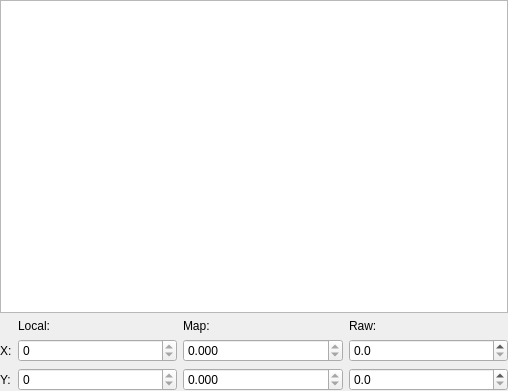
<?xml version="1.0" encoding="UTF-8"?>
<ui version="4.0">
 <class>GcpWidget</class>
 <widget class="QWidget" name="GcpWidget">
  <property name="geometry">
   <rect>
    <x>0</x>
    <y>0</y>
    <width>508</width>
    <height>391</height>
   </rect>
  </property>
  <property name="windowTitle">
   <string>Form</string>
  </property>
  <layout class="QVBoxLayout" name="verticalLayout">
   <property name="margin">
    <number>0</number>
   </property>
   <item>
    <widget class="GeorefGraphicsView" name="gcpView">
     <property name="verticalScrollBarPolicy">
      <enum>Qt::ScrollBarAlwaysOff</enum>
     </property>
     <property name="horizontalScrollBarPolicy">
      <enum>Qt::ScrollBarAlwaysOff</enum>
     </property>
     <property name="interactive">
      <bool>false</bool>
     </property>
     <property name="dragMode">
      <enum>QGraphicsView::NoDrag</enum>
     </property>
    </widget>
   </item>
   <item>
    <layout class="QGridLayout" name="gridLayout">
     <item row="2" column="3">
      <widget class="QDoubleSpinBox" name="rawYSpin">
       <property name="decimals">
        <number>1</number>
       </property>
       <property name="maximum">
        <double>99999.899999999994179</double>
       </property>
      </widget>
     </item>
     <item row="0" column="1">
      <widget class="QLabel" name="localLabel">
       <property name="text">
        <string>Local:</string>
       </property>
      </widget>
     </item>
     <item row="0" column="3">
      <widget class="QLabel" name="rawLabel">
       <property name="text">
        <string>Raw:</string>
       </property>
      </widget>
     </item>
     <item row="2" column="2">
      <widget class="QDoubleSpinBox" name="mapYSpin">
       <property name="readOnly">
        <bool>true</bool>
       </property>
       <property name="decimals">
        <number>3</number>
       </property>
       <property name="maximum">
        <double>999999.998999999952503</double>
       </property>
      </widget>
     </item>
     <item row="1" column="3">
      <widget class="QDoubleSpinBox" name="rawXSpin">
       <property name="decimals">
        <number>1</number>
       </property>
       <property name="maximum">
        <double>99999.899999999994179</double>
       </property>
      </widget>
     </item>
     <item row="0" column="2">
      <widget class="QLabel" name="mapLabel">
       <property name="text">
        <string>Map:</string>
       </property>
      </widget>
     </item>
     <item row="2" column="1">
      <widget class="QSpinBox" name="localYSpin">
       <property name="readOnly">
        <bool>true</bool>
       </property>
       <property name="maximum">
        <number>9999</number>
       </property>
      </widget>
     </item>
     <item row="1" column="2">
      <widget class="QDoubleSpinBox" name="mapXSpin">
       <property name="readOnly">
        <bool>true</bool>
       </property>
       <property name="decimals">
        <number>3</number>
       </property>
       <property name="maximum">
        <double>999999.998999999952503</double>
       </property>
      </widget>
     </item>
     <item row="1" column="1">
      <widget class="QSpinBox" name="localXSpin">
       <property name="readOnly">
        <bool>true</bool>
       </property>
       <property name="maximum">
        <number>9999</number>
       </property>
      </widget>
     </item>
     <item row="1" column="0">
      <widget class="QLabel" name="xLabel">
       <property name="sizePolicy">
        <sizepolicy hsizetype="Fixed" vsizetype="Preferred">
         <horstretch>0</horstretch>
         <verstretch>0</verstretch>
        </sizepolicy>
       </property>
       <property name="text">
        <string>X:</string>
       </property>
      </widget>
     </item>
     <item row="2" column="0">
      <widget class="QLabel" name="yLabel">
       <property name="sizePolicy">
        <sizepolicy hsizetype="Fixed" vsizetype="Preferred">
         <horstretch>0</horstretch>
         <verstretch>0</verstretch>
        </sizepolicy>
       </property>
       <property name="text">
        <string>Y:</string>
       </property>
      </widget>
     </item>
    </layout>
   </item>
  </layout>
 </widget>
 <customwidgets>
  <customwidget>
   <class>GeorefGraphicsView</class>
   <extends>QGraphicsView</extends>
   <header>georef_graphics_view.h</header>
  </customwidget>
 </customwidgets>
 <resources/>
 <connections/>
</ui>
